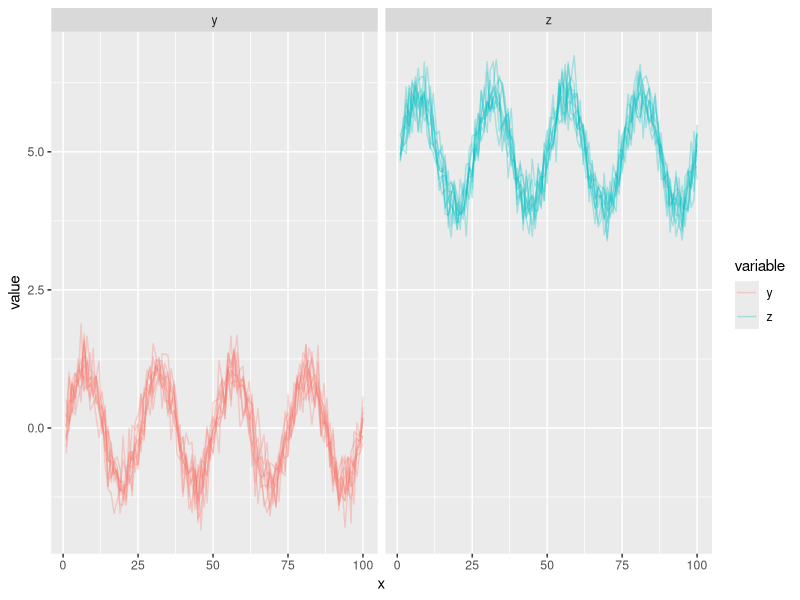

Recreate this plot in R.
## GGPLOT2 group by

library(reshape2)
library(ggplot2)
x <- seq(1, 5, length = 100)
y <- replicate(10, sin(2 * pi * x) + rnorm(100, 0, 0.3), "list")
z <- replicate(10, sin(2 * pi * x) + rnorm(100, 5, 0.3), "list")
y <- melt(y)
z <- melt(z)
df <- data.frame(x = y$Var1, rep = y$Var2, y = y$value, z = z$value)
dat <- melt(df, id = c("x", "rep"))

dat

# Plot it using dacet wrap

ggplot(dat) + geom_line(aes(x, value, group = rep, color = variable), 
                        alpha = 0.3) + facet_wrap(~variable)
